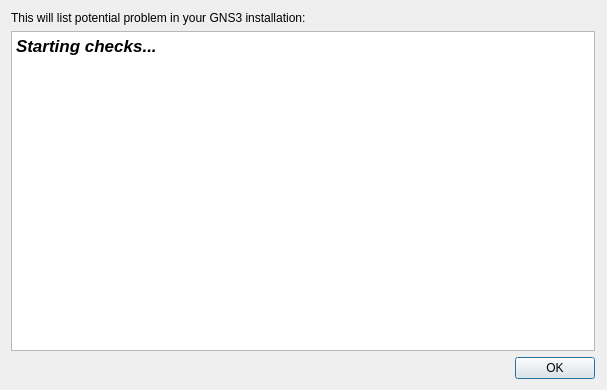
<?xml version="1.0" encoding="UTF-8"?>
<ui version="4.0">
 <class>DoctorDialog</class>
 <widget class="QDialog" name="DoctorDialog">
  <property name="windowModality">
   <enum>Qt::WindowModal</enum>
  </property>
  <property name="geometry">
   <rect>
    <x>0</x>
    <y>0</y>
    <width>607</width>
    <height>390</height>
   </rect>
  </property>
  <property name="windowTitle">
   <string>GNS3 Doctor</string>
  </property>
  <property name="styleSheet">
   <string notr="true">QWidget {
    background-color: #323232;
    color: #BAF73C;
}

QToolBar {
    border:0px;
}

QGraphicsView, QTextEdit, QPlainTextEdit, QTreeWidget, QListWidget, QLineEdit, QSpinBox, QComboBox {
    background-color: #282828;
}

QLabel, QMenu, QStatusBar {
  color: #BAF73C;
}

QMenuBar::item {
    background-color: #323232;
}

QMenu::item:selected {
    color: #f2f2f2;
    background-color: #383838;
}

QToolButton:hover {
    background-color: #383838;
}

QGroupBox {
    color: #BAF73C;
    font: bold 12px;
    padding: 15px;
    border-style: none;
}

QAbstractScrollArea::corner {
    background: #323232;
}

QScrollBar::add-page:horizontal, QScrollBar::sub-page:horizontal, QScrollBar::add-page:vertical, QScrollBar::sub-page:vertical {
  background: none;
}

QComboBox {
    selection-color: #f2f2f2;
    selection-background-color: #323232;
}

QComboBox QAbstractItemView {
    background-color: #282828;
}

QDockWidget, QMenuBar, QPushButton, QToolButton, QTabWidget, QHeaderView::section {
    color: #BAF73C;
    font: bold 11px;
}

QTabBar {
    color: #BAF73C;
}

QRadioButton, QCheckBox {
  color: #BAF73C;
}

QRadioButton::disabled, QCheckBox::disabled {
  color: gray;
}
# bg-color=#282828
# fg-color=#BAF73C
# tool-bar=#323232
# selection-bg=#383838 
# selection-fg=#f2f2f2 </string>
  </property>
  <property name="modal">
   <bool>true</bool>
  </property>
  <layout class="QVBoxLayout" name="verticalLayout">
   <property name="rightMargin">
    <number>12</number>
   </property>
   <item>
    <widget class="QLabel" name="label">
     <property name="text">
      <string>&lt;html&gt;&lt;head/&gt;&lt;body&gt;&lt;p&gt;This will list potential problem in your GNS3 installation:&lt;/p&gt;&lt;/body&gt;&lt;/html&gt;</string>
     </property>
     <property name="textFormat">
      <enum>Qt::RichText</enum>
     </property>
     <property name="scaledContents">
      <bool>false</bool>
     </property>
     <property name="alignment">
      <set>Qt::AlignLeading|Qt::AlignLeft|Qt::AlignTop</set>
     </property>
     <property name="wordWrap">
      <bool>true</bool>
     </property>
    </widget>
   </item>
   <item>
    <widget class="QTextEdit" name="uiDoctorResultTextEdit">
     <property name="html">
      <string>&lt;!DOCTYPE HTML PUBLIC &quot;-//W3C//DTD HTML 4.0//EN&quot; &quot;http://www.w3.org/TR/REC-html40/strict.dtd&quot;&gt;
&lt;html&gt;&lt;head&gt;&lt;meta name=&quot;qrichtext&quot; content=&quot;1&quot; /&gt;&lt;style type=&quot;text/css&quot;&gt;
p, li { white-space: pre-wrap; }
&lt;/style&gt;&lt;/head&gt;&lt;body style=&quot; font-family:'Cantarell'; font-size:11pt; font-weight:400; font-style:normal;&quot;&gt;
&lt;p style=&quot; margin-top:0px; margin-bottom:0px; margin-left:0px; margin-right:0px; -qt-block-indent:0; text-indent:0px;&quot;&gt;&lt;span style=&quot; font-family:'.SF NS Text'; font-size:13pt; font-weight:600; font-style:italic;&quot;&gt;Starting checks...&lt;/span&gt;&lt;/p&gt;&lt;/body&gt;&lt;/html&gt;</string>
     </property>
    </widget>
   </item>
   <item>
    <layout class="QHBoxLayout" name="horizontalLayout">
     <property name="spacing">
      <number>20</number>
     </property>
     <item>
      <spacer name="horizontalSpacer">
       <property name="orientation">
        <enum>Qt::Horizontal</enum>
       </property>
       <property name="sizeHint" stdset="0">
        <size>
         <width>40</width>
         <height>20</height>
        </size>
       </property>
      </spacer>
     </item>
     <item>
      <widget class="QDialogButtonBox" name="uiOkButton">
       <property name="sizePolicy">
        <sizepolicy hsizetype="Fixed" vsizetype="Fixed">
         <horstretch>0</horstretch>
         <verstretch>0</verstretch>
        </sizepolicy>
       </property>
       <property name="orientation">
        <enum>Qt::Horizontal</enum>
       </property>
       <property name="standardButtons">
        <set>QDialogButtonBox::Ok</set>
       </property>
      </widget>
     </item>
    </layout>
   </item>
  </layout>
 </widget>
 <resources>
  <include location="../../resources/resources.qrc"/>
 </resources>
 <connections/>
</ui>
